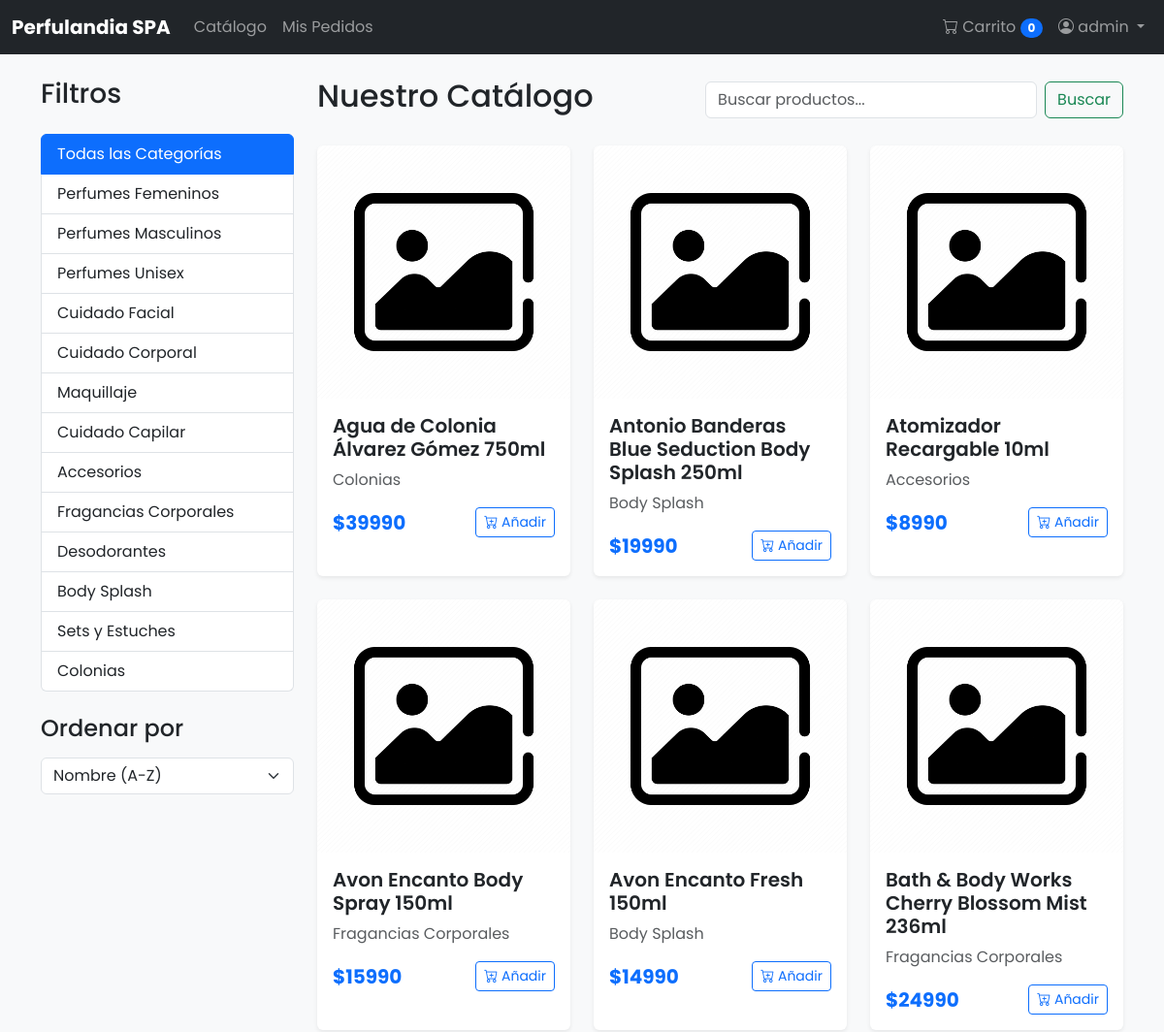
/clientes/catalogo/ (signed in, upper part), run on an earlier commit of the app's database.
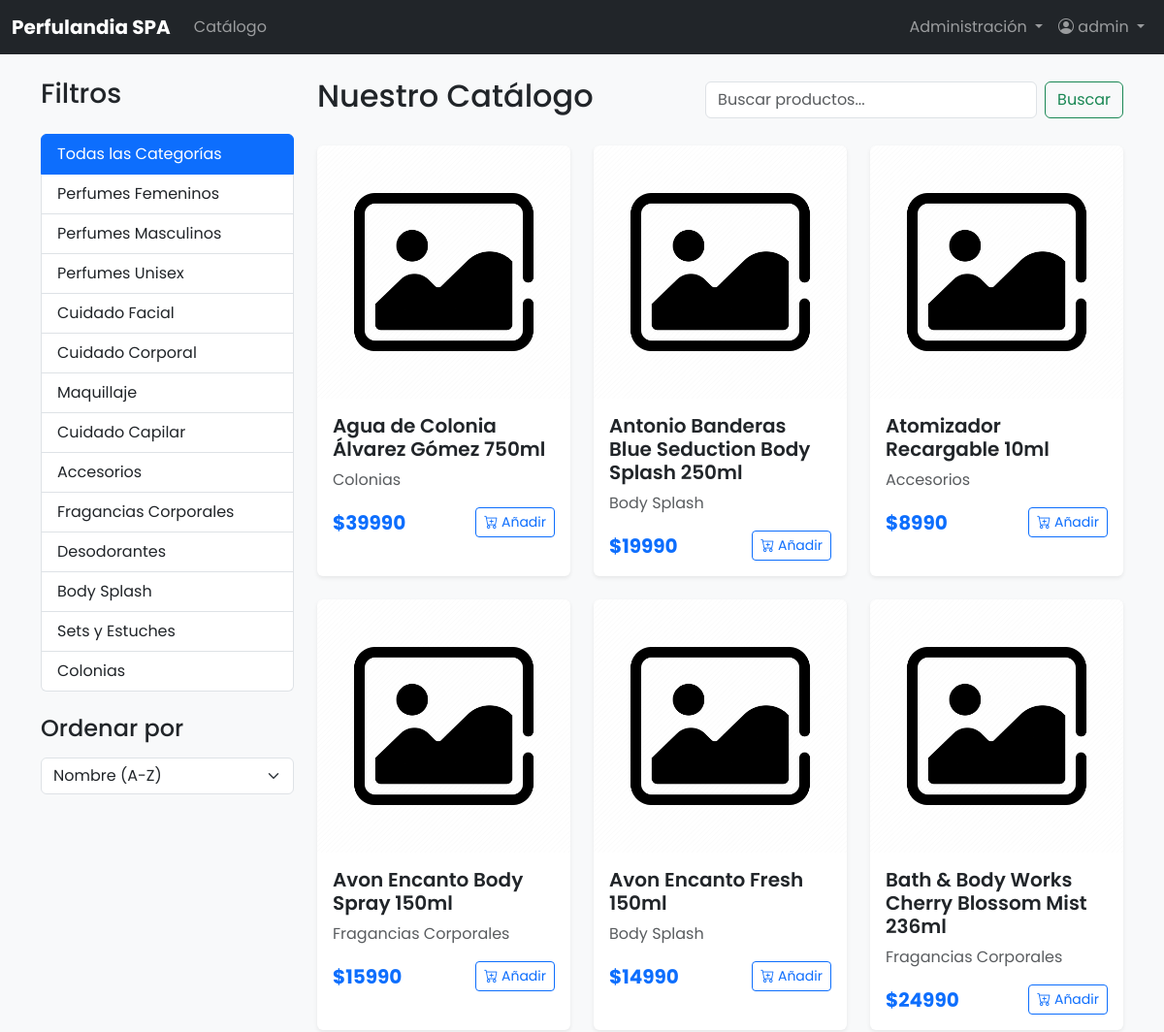
And on a later commit of the database.
### clientes/views.py (the view)
# urls.py: path('catalogo/', views.CatalogoProductosView.as_view(), name='catalogo'),
class CatalogoProductosView(ListView):
    model = Producto
    template_name = 'clientes/catalogo.html'
    context_object_name = 'productos'
    paginate_by = 12
    def get_queryset(self):
        queryset = Producto.objects.filter(activo=True, stock__gt=0)
        categoria_id = self.request.GET.get('categoria')
        if categoria_id:
            queryset = queryset.filter(categoria_id=categoria_id)
        busqueda = self.request.GET.get('busqueda')
        if busqueda:
            queryset = queryset.filter(
                Q(nombre__icontains=busqueda) |
                Q(descripcion__icontains=busqueda) |
                Q(codigo__icontains=busqueda)
            )
        orden = self.request.GET.get('orden', 'nombre')
        if orden == 'precio_asc':
            queryset = queryset.order_by('precio')
        elif orden == 'precio_desc':
            queryset = queryset.order_by('-precio')
        else:
            queryset = queryset.order_by('nombre')
        return queryset
    def get_context_data(self, **kwargs):
        context = super().get_context_data(**kwargs)
        context['categorias'] = Categoria.objects.filter(activa=True)
        return context

### templates/clientes/catalogo.html (shortened to what this page needs)
{% extends 'base.html' %}
{% load static %}
{% block content %}
<div class="row">
    <div class="col-lg-3">
        <h3 class="mb-4">Filtros</h3>
        <div class="list-group">
            <a href="{% url 'clientes:catalogo' %}" class="list-group-item list-group-item-action {% if not request.GET.categoria %}active{% endif %}">
                Todas las Categorías
            </a>
            {% for categoria in categorias %}
                <a href="?categoria={{ categoria.id }}" class="list-group-item list-group-item-action {% if request.GET.categoria == categoria.id|stringformat:'s' %}active{% endif %}">
                    {{ categoria.nombre }}
                </a>
            {% endfor %}
        </div>
        <h4 class="mt-4 mb-3">Ordenar por</h4>
        <form method="get">
            <select name="orden" class="form-select" onchange="this.form.submit()">
                <option value="nombre" {% if request.GET.orden == 'nombre' %}selected{% endif %}>Nombre (A-Z)</option>
            </select>
        </form>
    </div>
    <div class="col-lg-9">
        <div class="d-flex justify-content-between align-items-center mb-4">
            <h2>Nuestro Catálogo</h2>
            <form method="get" class="d-flex">
                <input class="form-control me-2" type="search" placeholder="Buscar productos..." name="busqueda" value="{{ request.GET.busqueda|default:'' }}">
                <button class="btn btn-outline-success" type="submit">Buscar</button>
            </form>
        </div>
        <div class="row row-cols-1 row-cols-md-2 row-cols-lg-3 g-4">
            {% for producto in productos %}
                <div class="col">
                    <div class="card h-100 shadow-sm">
                        <a href="#">
                            {% if producto.imagen %}
                                <img src="{{ producto.imagen.url }}" class="card-img-top" alt="{{ producto.nombre }}">
                            {% else %}
                                <img src="{% static 'img/placeholder.png' %}" class="card-img-top" alt="Imagen no disponible">
                            {% endif %}
                        </a>
                        <div class="card-body">
                            <h5 class="card-title">{{ producto.nombre }}</h5>
                            <p class="card-text text-muted">{{ producto.categoria.nombre }}</p>
                            <div class="d-flex justify-content-between align-items-center">
                                <span class="fw-bold fs-5 text-primary">${{ producto.precio|floatformat:0 }}</span>
                                <form action="{% url 'clientes:agregar_al_carrito' producto.id %}" method="post" class="d-inline">
                                    <button type="submit" class="btn btn-sm btn-outline-primary">
                                        <i class="bi bi-cart-plus"></i> Añadir
                                    </button>
                                </form>
                            </div>
                        </div>
                    </div>
                </div>
            {% empty %}
                <div class="col-12">
                    <p class="text-center lead">No se encontraron productos que coincidan con tu búsqueda.</p>
                </div>
            {% endfor %}
        </div>
    </div>
</div>
{% endblock %}

### templates/base.html (shortened to what this page needs)
{% load static %}
<!DOCTYPE html>
<html lang="es">
<head>
    <link href="https://cdn.jsdelivr.net/npm/bootstrap@5.3.3/dist/css/bootstrap.min.css" rel="stylesheet">
    <link rel="stylesheet" href="https://cdn.jsdelivr.net/npm/bootstrap-icons@1.11.3/font/bootstrap-icons.min.css">
    <link rel="stylesheet" href="{% static 'css/custom.css' %}">
</head>
<body>
    <nav class="navbar navbar-expand-lg navbar-dark bg-dark">
        <div class="container-fluid">
            <a class="navbar-brand" href="{% url 'home' %}">Perfulandia SPA</a>
            <div class="collapse navbar-collapse" id="navbarSupportedContent">
                <ul class="navbar-nav me-auto mb-2 mb-lg-0">
                    <li class="nav-item">
                        <a class="nav-link" href="{% url 'clientes:catalogo' %}">Catálogo</a>
                    </li>
                    {% if user.is_authenticated and user.rol == 'cliente' %}
                        <li class="nav-item">
                            <a class="nav-link" href="{% url 'clientes:mis_pedidos' %}">Mis Pedidos</a>
                        </li>
                    {% endif %}
                </ul>
                <ul class="navbar-nav ms-auto mb-2 mb-lg-0">
                    {% if user.is_authenticated %}
                        {% if user.rol in 'admin,gerente,vendedor' %}
                            <li class="nav-item dropdown">
                                <a class="nav-link dropdown-toggle" href="#" id="adminMenu" role="button" data-bs-toggle="dropdown" aria-expanded="false">
                                    Administración
                                </a>
                            </li>
                        {% endif %}
                        {% if user.rol == 'cliente' %}
                            <li class="nav-item">
                                <a href="{% url 'clientes:carrito' %}" class="nav-link">
                                    <i class="bi bi-cart"></i> Carrito
                                    <span class="badge bg-primary rounded-pill" id="cart-count">0</span>
                                </a>
                            </li>
                        {% endif %}
                        <li class="nav-item dropdown">
                            <a class="nav-link dropdown-toggle" href="#" id="navbarDropdown" role="button" data-bs-toggle="dropdown" aria-expanded="false">
                                <i class="bi bi-person-circle"></i> {{ user.username }}
                            </a>
                        </li>
                    {% endif %}
                </ul>
            </div>
        </div>
    </nav>
    <main class="container mt-4">
        {% block content %}{% endblock %}
    </main>
</body>
</html>

What changed in the data, as far as the page shows it:
changed Usuario "admin": rol "cliente" → "admin" (drawn)
Also different on the page:
text no longer shown: "Mis Pedidos Carrito 0"
text now shown: "Administración"
